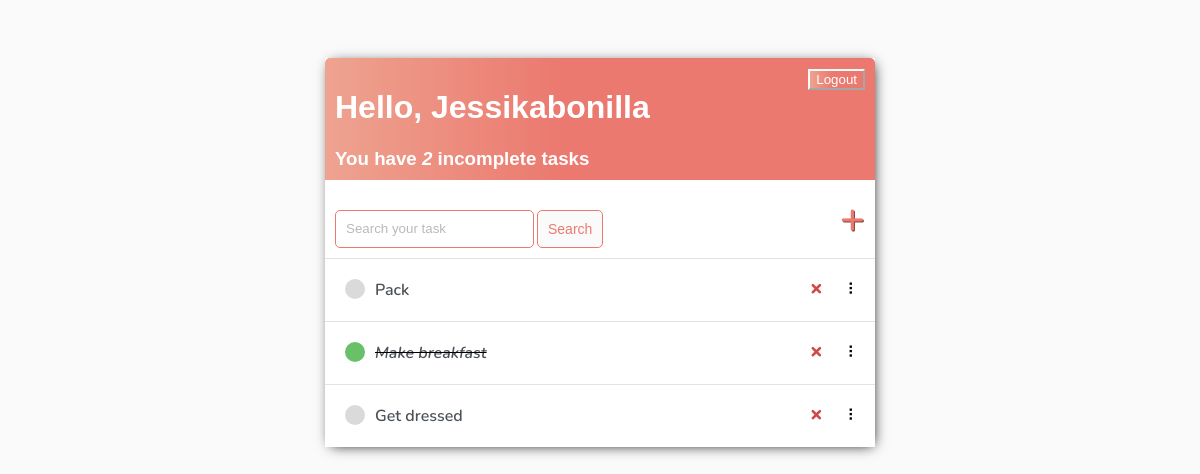
Screenshot of / (signed in) with the database file from the repository.
### base/models.py (models this page shows)
class Task(models.Model):
    user = models.ForeignKey(User, on_delete=models.CASCADE, null=True, blank=True)
    title = models.CharField(max_length=200)
    description = models.TextField(null=True, blank=True)
    complete = models.BooleanField(default=False)
    created = models.DateTimeField(auto_now_add=True)
    def __str__(self):
        return self.title
    class Meta:
        order_with_respect_to = 'user'

### base/views.py (the view)
# urls.py: path('', TaskList.as_view(), name='tasks'),
class TaskList(LoginRequiredMixin, ListView):
    model = Task
    context_object_name = 'tasks'
    def get_context_data(self, **kwargs):
        context = super().get_context_data(**kwargs)
        context['tasks'] = context['tasks'].filter(user=self.request.user)
        context['count'] = context['tasks'].filter(complete=False).count()
        search_input = self.request.GET.get('search-area') or ''
        if search_input:
            context['tasks'] = context['tasks'].filter(title__startswith=search_input)
        context['search_input'] = search_input
        return context

### base/templates/base/task_list.html (shortened to what this page needs)
{% extends 'base/main.html' %}
{% block content %}
<div class="header-bar">
    <div>
        <h1>Hello, {{request.user|title}}</h1>
        <h3 style="margin:0">You have <i>{{count}}</i> incomplete task{{ count|pluralize:"s" }}</h3>
    </div>
    {%if request.user.is_authenticated %}
    <form method="post" action="{% url 'logout' %}">
        <button type="submit">Logout</button>
    </form>
    {% else %}
        <a href="{% url 'login' %}">Login</a>
    {% endif %}
</div>
<div id="search-add-wrapper">
    <form method="GET" style="margin-top: 20px; display: flex;">
        <input type="text" name="search-area" placeholder="Search your task" value="{{search_input}}">
        <input class="button" style="margin-left:3px" type="submit" value="Search">
    </form>
    {%if tasks|length > 0 %}
    <a id="add-link" href="{% url 'task-create' %}">&#x2b;</a>
    {% endif %}
</div>
<div id="tasklist" class="task-items-wrapper">
    {% for task in tasks %}
        <div class="task-wrapper" data-position="{{task.pk}}">
            <div class="task-title">
                {% if task.complete %}
                    <div class="task-complete-icon"></div>
                    <i><s><a href="{% url 'task-update' task.id %}">{{task}}</a></s></i>
                {% else %}
                    <div class="task-incomplete-icon"></div>
                    <a href="{% url 'task-update' task.id %}">{{task}}</a>
                {% endif %}
            </div>
            <div class="task-controls">
                <a class="delete-link" href="{% url 'task-delete' task.id %}">&#215;</a>
                <span class="handle">&nbsp;&#10247;</span>
            </div>
        </div>
    {% empty %}
        <div style="text-align: center; padding-bottom: 10px; line-height: 1em;">
            <h3>No new tasks are created.</h3>
            <h3>Create a <a style="text-decoration: none; color: #e53935;" href="{% url 'task-create' %}">New task</a> ! </h3>
        </div>
    {% endfor %}
</div>
{% endblock content %}

### base/templates/base/main.html (style rules this page uses)
body { background-color: #FAFAFA; font-family: "Nunito", sans-serif; padding-top: 50px; }
h1,h2,h3,h4,h5,h6 { font-family: 'Raleway', sans-serif }
a,p { color: #4b5156 }
a { font-weight: 600; }
input { outline: none; border: none; }
.header-bar { display: flex; justify-content: space-between; color: #fff; padding: 10px; border-radius: 5px 5px 0 0; background: linear-gradient(90deg, #EEA390 0%, #EB796F 43%, #EB796F 100%); }
.header-bar button { background: linear-gradient(90deg, #EEA390 0%, #EB796F 43%, #EB796F 100%); color: #fff; border-color: #FAFAFA; }
.task-wrapper { display: flex; align-items: center; justify-content: space-between; background-color: #fff; border-top: 1px solid rgb(226,226,226); overflow: hidden; }
.task-title { display: flex; padding: 20px; }
.task-title a { text-decoration: none; color: #4b5156; margin-left: 10px; }
.task-complete-icon { height: 20px; width: 20px; background-color: rgb(105,192,105); border-radius: 50% }
.task-incomplete-icon { height: 20px; width: 20px; background-color: rgb(218,218,218); border-radius: 50% }
.delete-link { text-decoration: none; font-weight: 900; color: #cf4949; font-size: 22px; line-height: 0; }
.handle { display: inline-block; padding: 20px 16px; cursor: grab; user-select: none; }
.handle:after, .handle:before { display: block; content: ""; }
#search-add-wrapper { display: flex; justify-content: space-between; align-items: center; padding: 10px; }
#add-link { color: #EB796F; text-decoration: none; font-size: 42px; text-shadow: 1px 1px #81413b; }
input[type=text], input[type=password], textarea { border: 1px solid #EB796F; border-radius: 5px; padding: 10px; width: 90%; }
::placeholder { font-weight: 300; opacity: 0.5; }
.button { border: 1px solid #EB796F; background-color: #FAFAFA; color: #EB796F; padding: 10px; font-size: 14px; border-radius: 5px; cursor: pointer; text-decoration: none; }

### rows the page displays
Task: title "Pack"
Task: title "Make breakfast"
Task: title "Get dressed"

### other values shown
{{ request.user|title }} "Jessikabonilla"
{{ count }} "2"
